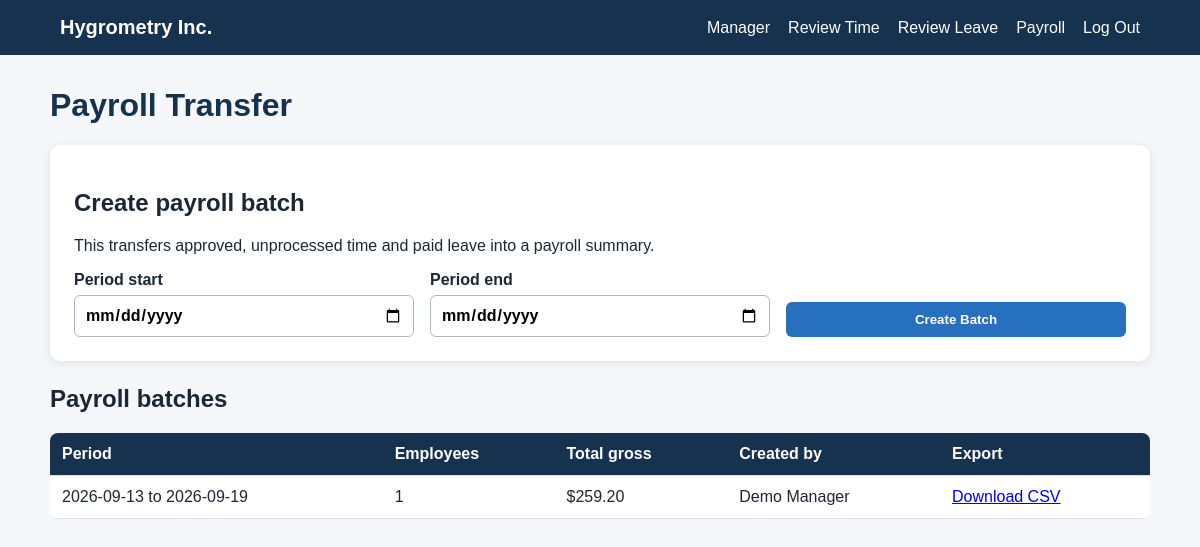
/payroll (signed in), run on the app's committed database.
### tables this page shows
CREATE TABLE payroll_batches (
    id INTEGER PRIMARY KEY AUTOINCREMENT,
    period_start TEXT NOT NULL,
    period_end TEXT NOT NULL,
    created_by INTEGER NOT NULL,
    created_at TEXT NOT NULL DEFAULT CURRENT_TIMESTAMP,
    FOREIGN KEY (created_by) REFERENCES users(id)
);

### payroll.py (the view)
@payroll_bp.route("")
@role_required("manager")
def dashboard():
    db = get_db()
    batches = db.execute(
        """
        SELECT b.*, u.name AS created_by_name, COUNT(r.id) AS employee_count,
               COALESCE(SUM(r.gross_pay), 0) AS total_gross
        FROM payroll_batches b
        JOIN users u ON u.id = b.created_by
        LEFT JOIN payroll_records r ON r.batch_id = b.id
        GROUP BY b.id ORDER BY b.created_at DESC
        """
    ).fetchall()
    return render_template("payroll.html", batches=batches)

### database.py (called while the page is built)
def get_db():
    if "db" not in g:
        g.db = sqlite3.connect(
            current_app.config["DATABASE"], detect_types=sqlite3.PARSE_DECLTYPES
        )
        g.db.row_factory = sqlite3.Row
        g.db.execute("PRAGMA foreign_keys = ON")
    return g.db

### utils.py (called while the page is built)
def generate_csrf_token():
    if "csrf_token" not in session:
        session["csrf_token"] = secrets.token_hex(24)
    return session["csrf_token"]

def login_required(view):
    @wraps(view)
    def wrapped_view(**kwargs):
        if not session.get("user_id"):
            flash("Log in to continue.", "error")
            return redirect(url_for("auth.login"))
        return view(**kwargs)
    return wrapped_view

def role_required(role):
    def decorator(view):
        @wraps(view)
        @login_required
        def wrapped_view(**kwargs):
            if session.get("role") != role:
                abort(403)
            return view(**kwargs)
        return wrapped_view
    return decorator

### templates/payroll.html (shortened to what this page needs)
{% extends "base.html" %}
{% block content %}
<h1>Payroll Transfer</h1>
<section class="panel">
  <h2>Create payroll batch</h2>
  <p>This transfers approved, unprocessed time and paid leave into a payroll summary.</p>
  <form method="post" action="{{ url_for('payroll.create_batch') }}" class="form-grid">
    <label>Period start<input type="date" name="period_start" required></label>
    <label>Period end<input type="date" name="period_end" required></label>
    <button type="submit">Create Batch</button>
  </form>
</section>
<h2>Payroll batches</h2>
<div class="table-wrap"><table>
  <thead><tr><th>Period</th><th>Employees</th><th>Total gross</th><th>Created by</th><th>Export</th></tr></thead>
  <tbody>{% for batch in batches %}<tr>
    <td>{{ batch.period_start }} to {{ batch.period_end }}</td><td>{{ batch.employee_count }}</td>
    <td>${{ '%.2f'|format(batch.total_gross) }}</td><td>{{ batch.created_by_name }}</td>
    <td><a href="{{ url_for('payroll.export_batch', batch_id=batch.id) }}">Download CSV</a></td>
  </tr>{% else %}<tr><td colspan="5">No payroll batches created.</td></tr>{% endfor %}</tbody>
</table></div>
{% endblock %}

### static/style.css (style rules this page uses)
:root { color-scheme: light; --navy:#16324f; --blue:#276fbf; --pale:#eef5fb; --green:#2d7d46; --red:#b43c3c; --text:#1d2733; }
* { box-sizing:border-box; }
body { margin:0; font-family:Arial, sans-serif; color:var(--text); background:#f5f7fa; }
h1 { color:var(--navy); }
.login-card, .panel, .review-card { background:white; border-radius:10px; padding:24px; margin-bottom:24px; box-shadow:0 2px 10px #1d27331a; }
.stack, .form-grid { display:grid; gap:16px; }
.form-grid { grid-template-columns:repeat(auto-fit, minmax(190px, 1fr)); align-items:end; }
label { display:grid; gap:6px; font-weight:bold; }
input, select { width:100%; padding:10px; border:1px solid #aeb8c2; border-radius:6px; font:inherit; }
button, .button { display:inline-block; background:var(--blue); color:white; border:0; border-radius:6px; padding:10px 16px; text-decoration:none; font-weight:bold; cursor:pointer; }
.table-wrap { overflow-x:auto; background:white; border-radius:8px; }
table { width:100%; border-collapse:collapse; }
th, td { text-align:left; padding:12px; border-bottom:1px solid #dce2e8; }
th { background:var(--navy); color:white; }

### data on the page
payroll_batches: period_start "2026-09-13", period_end "2026-09-19", employee_count "1", total_gross "259.20", created_by_name "Demo Manager"
